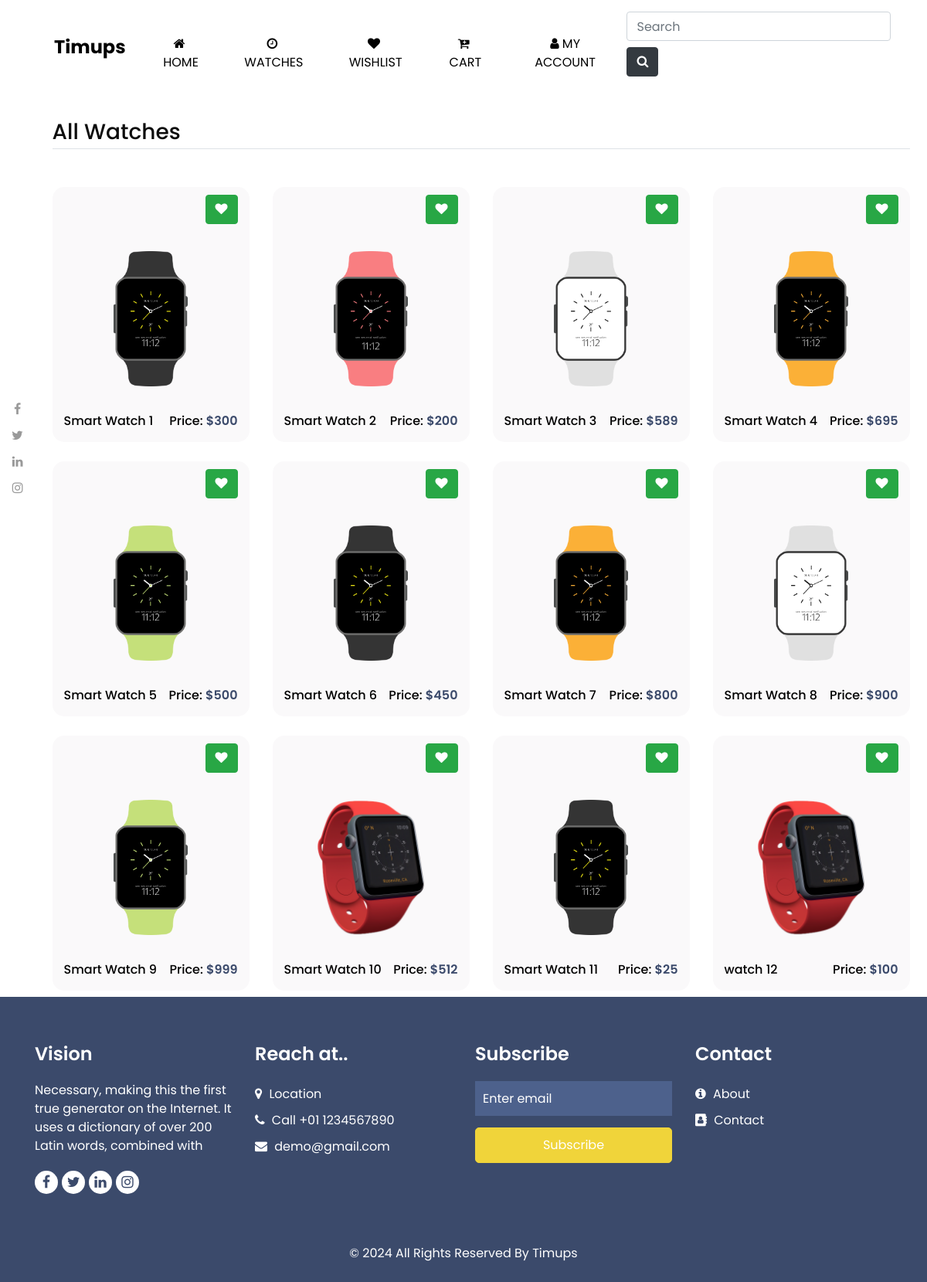
The page /watches on the database its author committed.
### main/models.py (models this page shows, shortened)
class Product(models.Model):
    title = models.CharField(max_length=100)
    image = models.ImageField(upload_to="product_imgs/")
    description = models.TextField()
    is_featured = models.BooleanField(default=False)
    price = models.IntegerField()

### main/views.py (the view)
# urls.py: path('watches',views.watches, name='watches'),
def watches(request):
    data = Product.objects.all()
    return render(request, 'watches.html',{'data':data})

### templates/watches.html (shortened to what this page needs)
{% extends 'base.html' %}
{% load static %}
{% block content %}
  <section class="shop_section layout_padding py-2">
    <div class="container">
      <h3 class="my-4 border-bottom pb-1">All Watches</h3>
      <div class="row">
        {% for product in data %}
          <div class="col-sm-6 col-xl-3 product_data">
            <div class="box ">
              <div class="text-right">
                <button class="btn btn-success moveToWishlistBtn"><i class="fa fa-heart"></i></button>
              </div>
              <a href="/watches/{{product.title}}">
                <div class="img-box">
                  <img src="/media/{{product.image}}" alt="">
                </div>
                <div class="detail-box">
                  <h6>{{product.title}}</h6>
                  <h6>
                    Price:
                    <span>
                      ${{product.price}}
                    </span>
                  </h6>
                </div>
              </a>
            </div>
          </div>
          {% endfor %}
        </div>
      </div>
    </div>
{% endblock %}

### templates/base.html (shortened to what this page needs)
{% load static %}
<!DOCTYPE html>
<html lang="en">
<head>
  <link rel="stylesheet" type="text/css" href="{% static 'css/bootstrap.css' %}" />
  <link rel="stylesheet" type="text/css" href="{% static 'https://cdnjs.cloudflare.com/ajax/libs/OwlCarousel2/2.3.4/assets/owl.carousel.min.css' %}" />
  <link rel="stylesheet" href="https://use.fontawesome.com/releases/v5.8.1/css/all.css">
  <link href="{% static 'css/font-awesome.min.css' %}" rel="stylesheet" />
  <link href="{% static 'css/style.css' %}" rel="stylesheet" />
  <link href="{% static 'css/responsive.css' %}" rel="stylesheet" />
  <link rel="stylesheet" href="//cdn.jsdelivr.net/npm/alertifyjs@1.13.1/build/css/alertify.min.css"/>
  <link rel="stylesheet" href="//code.jquery.com/ui/1.13.1/themes/base/jquery-ui.css">
</head>
<body>
  <div class="hero_area">
    <div class="hero_social">
      <a href="">
        <i class="fa fa-facebook" aria-hidden="true"></i>
      </a>
      <a href="">
        <i class="fa fa-twitter" aria-hidden="true"></i>
      </a>
      <a href="">
        <i class="fa fa-linkedin" aria-hidden="true"></i>
      </a>
      <a href="">
        <i class="fa fa-instagram" aria-hidden="true"></i>
      </a>
    </div>
    <header class="header_section">
      <div class="container-fluid">
        <nav class="navbar navbar-expand-xl custom_nav-container ">
          <a class="navbar-brand" href="/">
            <span>
              Timups
            </span>
          </a>
          <div class="collapse navbar-collapse" id="navbarSupportedContent">
            <ul class="navbar-nav">
              <li class="nav-item active">
                <a class="nav-link active" href="/"><i class="fa fa-home"></i>&nbsp;Home</a>
              </li>
              <li class="nav-item">
                <a class="nav-link" href="/watches"><i class="fa fa-clock-o"></i>&nbsp;Watches </a>
              </li>
              <li class="nav-item">
                <a href="/wishlist" class="nav-link"><i class="fa fa-heart" aria-hidden="true"></i>&nbsp;wishlist</a>
              </li>
              <li class="nav-item">
                <a href="/cart" class="nav-link"><i class="fa fa-cart-plus" aria-hidden="true"></i>&nbsp;cart</a>
              </li>
              <li class="nav-item">
                <a href="/myaccount" class="nav-link"><i class="fa fa-user" aria-hidden="true"></i>&nbsp;My Account</a>
              </li>
            </ul>
          </div>
          <div>
            <form class="form-inline" action="/search" method="GET">
              <input class="form-control mr-sm-2" required type="search" name="searchedterm" id="search" placeholder="Search" aria-label="Search">
              <button class="btn btn-dark my-2" type="submit"><i class="fa fa-search" aria-hidden="true"></i></button>
            </form>
          </div>
        </nav>
      </div>
    </header>
    {% block content %}
    {% endblock %}
  <footer class="footer_section">
    <div class="container">
      <div class="row">
        <div class="col-md-6 col-lg-3 footer-col">
          <div class="footer_detail">
            <h4>
              Vision
            </h4>
            <p>
              Necessary, making this the first true generator on the Internet. It uses a dictionary of over 200 Latin words, combined with
            </p>
            <div class="footer_social">
              <a href="">
                <i class="fa fa-facebook" aria-hidden="true"></i>
              </a>
              <a href="">
                <i class="fa fa-twitter" aria-hidden="true"></i>
              </a>
              <a href="">
                <i class="fa fa-linkedin" aria-hidden="true"></i>
              </a>
              <a href="">
                <i class="fa fa-instagram" aria-hidden="true"></i>
              </a>
            </div>
          </div>
        </div>
        <div class="col-md-6 col-lg-3 footer-col">
          <div class="footer_contact">
            <h4>
              Reach at..
            </h4>
            <div class="contact_link_box">
              <a href="">
                <i class="fa fa-map-marker" aria-hidden="true"></i>
                <span>
                  Location
                </span>
              </a>
              <a href="">
                <i class="fa fa-phone" aria-hidden="true"></i>
                <span>
                  Call +01 1234567890
                </span>
              </a>
              <a href="">
                <i class="fa fa-envelope" aria-hidden="true"></i>
                <span>
                  demo@gmail.com
                </span>
              </a>
            </div>
          </div>
        </div>
        <div class="col-md-6 col-lg-3 footer-col">
          <div class="footer_contact">
            <h4>
              Subscribe
            </h4>
            <form action="#">
              <input type="text" placeholder="Enter email" />
              <button type="submit">
                Subscribe
              </button>
            </form>
          </div>
        </div>
        <div class="col-md-6 col-lg-3 footer-col">
          <div class="footer_contact">
            <h4>Contact</h4>
            <div class="contact_link_box">
              <a href="/about">
                <i class="fa fa-info-circle" aria-hidden="true"></i>
                <span>About</span>
              </a>
              <a href="/contact">
                <i class="fa fa-address-book" aria-hidden="true"></i>
                <span>Contact</span>
              </a>
            </div>
          </div>
        </div>
      </div>
      <div class="footer-info">
        <p>
          &copy; <span id="displayYear"></span> All Rights Reserved By
          <a href="/">Timups</a>
        </p>
      </div>
    </div>
  </footer>
</body>
</html>

### static/css/style.css (style rules this page uses)
body { font-family: "Poppins", sans-serif; color: #0c0c0c; background-color: #ffffff; overflow-x: hidden; }
.layout_padding { padding: 90px 0; }
a, a:hover, a:focus { text-decoration: none; }
.btn, .btn:focus { outline: none !important; -webkit-box-shadow: none; box-shadow: none; }
.hero_area { position: relative; min-height: 100vh; display: -webkit-box; display: -ms-flexbox; display: flex; -webkit-box-orient: vertical; -webkit-box-direction: normal; -ms-flex-direction: column; flex-direction: column; padding-left: 45px; }
.hero_area .hero_social { position: absolute; top: 45%; left: 0; display: -webkit-box; display: -ms-flexbox; display: flex; -webkit-box-orient: vertical; -webkit-box-direction: normal; -ms-flex-direction: column; flex-direction: column; -webkit-box-align: center; -ms-flex-align: center; align-items: center; width: 45px; -webkit-transform: translateY(-50%); transform: translateY(-50%); }
.hero_area .hero_social a { color: #999; margin: 5px 0; }
.hero_area .container-fluid { padding-left: 25px; padding-right: 25px; }
.header_section { padding: 15px 0; }
.header_section .container-fluid { padding-right: 25px; padding-left: 25px; }
.navbar-brand span { font-weight: bold; color: #000000; font-size: 24px; }
.custom_nav-container { padding: 0; }
.custom_nav-container .navbar-nav { margin: auto; }
.custom_nav-container .navbar-nav .nav-item .nav-link { padding: 5px 25px; color: #000000; text-align: center; text-transform: uppercase; border-radius: 5px; -webkit-transition: all 0.3s; transition: all 0.3s; }
.custom_nav-container .navbar-nav .nav-item:hover .nav-link, .custom_nav-container .navbar-nav .nav-item.active .nav-link { color: #000000; background-color: #ffffff; }
.box { background-color: #faf9fa; position: relative; padding: 10px 15px; margin-top: 25px; border-radius: 15px; overflow: hidden; }
.shop_section .box a { color: #000000; }
.shop_section .box .img-box { display: -webkit-box; display: -ms-flexbox; display: flex; -webkit-box-pack: center; -ms-flex-pack: center; justify-content: center; -webkit-box-align: center; -ms-flex-align: center; align-items: center; padding: 15px 30px; height: 245px; }
.shop_section .box .img-box img { max-width: 100%; max-height: 175px; }
.shop_section .box .detail-box { display: -webkit-box; display: -ms-flexbox; display: flex; -webkit-box-pack: justify; -ms-flex-pack: justify; justify-content: space-between; }
.shop_section .box .detail-box h6 span { color: #3b4a6b; font-weight: 600; }
.footer_section { background-color: #3b4a6b; color: #ffffff; padding-top: 60px; }
.footer_section h4 { font-weight: 600; margin-bottom: 20px; }
.footer_section .footer-col { margin-bottom: 30px; }
.footer_section .footer_contact .contact_link_box { display: -webkit-box; display: -ms-flexbox; display: flex; -webkit-box-orient: vertical; -webkit-box-direction: normal; -ms-flex-direction: column; flex-direction: column; }
.footer_section .footer_contact .contact_link_box a { margin: 5px 0; color: #ffffff; }
.footer_section .footer_contact .contact_link_box a i { margin-right: 5px; }
.footer_section .footer_social { display: -webkit-box; display: -ms-flexbox; display: flex; margin-top: 20px; margin-bottom: 10px; }
.footer_section .footer_social a { display: -webkit-box; display: -ms-flexbox; display: flex; -webkit-box-pack: center; -ms-flex-pack: center; justify-content: center; -webkit-box-align: center; -ms-flex-align: center; align-items: center; color: #3b4a6b; width: 30px; height: 30px; border-radius: 100%; background-color: #ffffff; border-radius: 100%; margin-right: 5px; font-size: 18px; }
.footer_section form input { border: none; padding: 10px; background-color: #4d618c; width: 100%; height: 45px; color: #ffffff; outline: none; }
.footer_section form input::placeholder { color: #ffffff; }
.footer_section form button { width: 100%; text-align: center; display: inline-block; padding: 10px 55px; background-color: #f0d43a; color: #ffffff; border-radius: 5px; -webkit-transition: all 0.3s; transition: all 0.3s; border: 1px solid #f0d43a; margin-top: 15px; }
.footer_section .footer-info { text-align: center; }
.footer_section .footer-info p { padding: 25px 0; margin: 0; }
.footer_section .footer-info p a { color: inherit; }

### rows shown on the page
Product: image (picture), title "Smart Watch 1", price "300"
Product: image (picture), title "Smart Watch 2", price "200"
Product: image (picture), title "Smart Watch 3", price "589"
Product: image (picture), title "Smart Watch 4", price "695"
Product: image (picture), title "Smart Watch 5", price "500"
Product: image (picture), title "Smart Watch 6", price "450"
Product: image (picture), title "Smart Watch 7", price "800"
Product: image (picture), title "Smart Watch 8", price "900"
Product: image (picture), title "Smart Watch 9", price "999"
Product: image (picture), title "Smart Watch 10", price "512"
Product: image (picture), title "Smart Watch 11", price "25"
Product: image (picture), title "watch 12", price "100"
